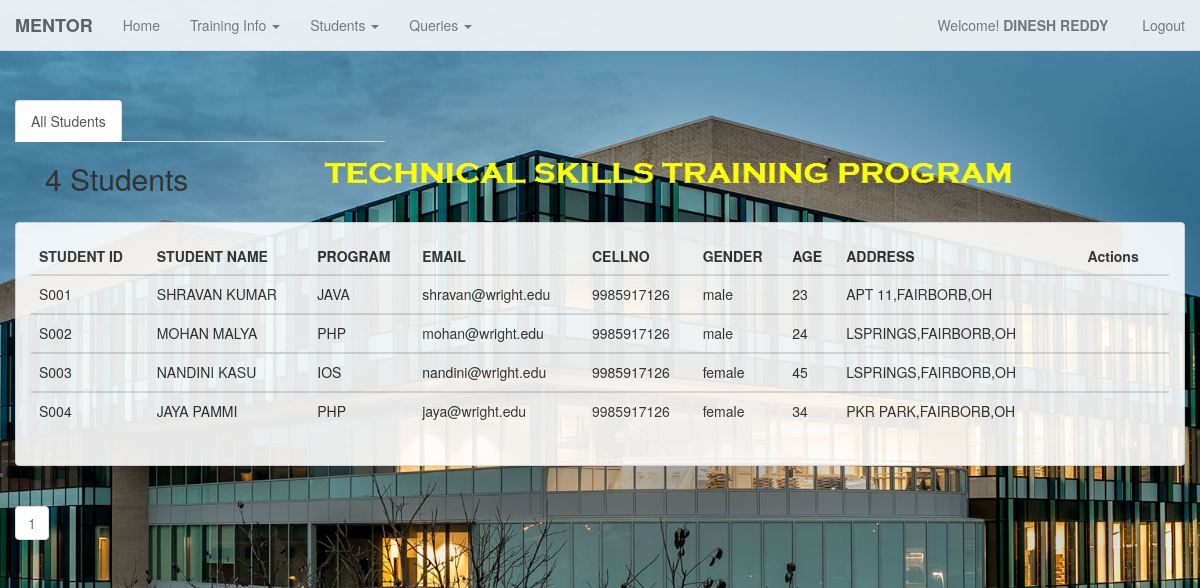
Page /TSTP/students_list.php (signed in) on the committed database.
### tables this page shows
CREATE TABLE IF NOT EXISTS `mentor` (
  `m_id` char(10) NOT NULL,
  `m_name` char(30) DEFAULT NULL,
  `m_email` char(30) DEFAULT NULL,
  `m_cellno` char(10) DEFAULT NULL,
  `m_gender` char(10) DEFAULT NULL,
  `m_salary` decimal(10,2) DEFAULT NULL
);

CREATE TABLE IF NOT EXISTS `student` (
  `s_id` char(10) NOT NULL,
  `s_name` char(30) DEFAULT NULL,
  `s_email` char(30) DEFAULT NULL,
  `s_cellno` char(10) DEFAULT NULL,
  `s_gender` char(10) DEFAULT NULL,
  `s_address` char(50) DEFAULT NULL,
  `s_age` int(11) DEFAULT NULL,
  `ADDED_DATE` date DEFAULT NULL
);

CREATE TABLE IF NOT EXISTS `program` (
  `p_id` char(10) NOT NULL,
  `p_name` char(30) DEFAULT NULL,
  `p_city` char(30) DEFAULT NULL,
  `p_state` char(2) DEFAULT NULL,
  `p_date` date DEFAULT NULL,
  `p_status` char(10) DEFAULT NULL,
  `p_fees` decimal(10,2) DEFAULT NULL
);

### TSTP/students_list.php (the view, shortened to what this page needs)
<?php
	include ('menu_mentor.php');
?>
<div class="container-fluid">
				<div class = "row" style ="margin-top:50px">
					<div class = "col-md-4">
						<ul class="nav nav-tabs">
							<li role="presentation" class="active"><a href="students_list.php">All Students</a></li>
						</ul>
					</div>
				</div>
	<div class="col-md-12">
			<div class = "col-md-10">
					<?php
											$endlimit = 10;
						  $welcome_view = "SELECT * FROM student";
						$welcome_viewed = mysql_query($welcome_view);
						$num_rows = mysql_num_rows($welcome_viewed);
								if($num_rows == 1){
								echo "<h2> $num_rows Student </h2>";
								}
								else
								echo "<h2> $num_rows Students </h2>";
					?>
			</div>
	</div>
<div class="container-fluid" style="margin-top:80px;">
	<div class = "row">
		<div class="panel panel-default">
			<div class="panel-body">
				<div class="table-responsive">
					<?php
						$sql = "SELECT * FROM student ";
						$qry=mysql_query($sql);
					?>
					<table class="table table-hover">
						<thead>
							<tr>
							    <th>STUDENT ID</th>
								<th>STUDENT NAME</th>
								<th>PROGRAM </th>
								<th>EMAIL</th>
								<th>CELLNO</th>
								<th>GENDER</th>
								<th>AGE</th>
								<th>ADDRESS</th>
								<th colspan=3 style="text-align:center">Actions</th>
							</tr>
						</thead>
						<?php
						while($rec=mysql_fetch_array($qry))
						{
						?>
						<tbody>
							<tr>
									<td>
										<?php echo $rec['s_id'] ?>
									</td>
									<td>
										<?php echo $rec['s_name'] ?>
									</td>
									<td>
										<?php
										$s_id = $rec['s_id'];
										$sql1 = "select * from program,attends where program.p_id = attends.p_id and attends.s_id = '$s_id'";
							           $qry1=mysql_query($sql1);
							           $rec1=mysql_fetch_array($qry1);
										echo $rec1['p_name'] ?>
									</td>
									<td>
										<?php echo $rec['s_email'] ?>
									</td>
									<td>
										<?php  echo $rec['s_cellno'] ?>
									</td>
									<td>
										<?php
										echo $rec['s_gender']
										?>
									</td>
									<td>
										<?php
										echo $rec['s_age']
										?>
									</td>
									<td>
										<?php
										echo $rec['s_address']
										?>
									</td>
									<td>
										<a href='student_profile.php?id=<?php echo $rec['s_id']?>' data-toggle="tooltip" data-placement="top" title="Profile"><span class="glyphicon glyphicon-list-alt" style="font-size:20px; color:red"></span></a>
									</td>
									<td>
										<a href='edit_student.php?id=<?php echo $rec['s_id']?>'data-toggle="tooltip" data-placement="top" title="Edit Information"><span class="glyphicon glyphicon-edit" style="font-size:20px; color:green"></span></a>
									</td>
									<td>
										<a href='student_stat.php?id=<?php echo $rec['s_id']?>' data-toggle="tooltip" data-placement="top" title="Delete Student"><span class="glyphicon glyphicon-trash" style="font-size:20px; color:red"></span></a>
									</td>
					<?php
						}
					?>
							</tr>
						</tbody>
					</table>
				</div>
			</div>
		</div>
	</div>
</div>
<?php
		$num_rows = mysql_num_rows($welcome_viewed);
		$total_pages = ceil($num_rows / $endlimit);
				for($i=1; $i<=$total_pages; $i++ )
					{
						 echo"<ul class='pagination '> <li>&nbsp<a href = 'students_list.php?page=".$i."'>".$i."</a></li></ul>";
					}
?>
</div>

### TSTP/menu_mentor.php (shortened to what this page needs)
<!DOCTYPE html>
<html lang="en">
  <head>
	<link href="bootstrap.min.css" rel="stylesheet">
  </head>
<body>
<div class="container-fluid">
	<?php
		$id=$_SESSION['m_id'];
		$result=mysql_query("select * from mentor where m_id ='$id'")or die(mysql_error);
		$row=mysql_fetch_array($result);
		$FirstName=$row['m_name'];
	?>
				<nav class="navbar navbar-default navbar-fixed-top" role="navigation">
				  <div class="container-fluid">
					<div class="navbar-header">
					  <strong><a class="navbar-brand" href="#">MENTOR</a></strong>
					</div>
					<div class="collapse navbar-collapse" id="bs-example-navbar-collapse-1">
					<ul class="nav navbar-nav">
						<li><a href="admin_mentor.php?id=<?php echo $row['m_id'];?>">Home</a></li>
						<li class="dropdown">
							<a href="#" class="dropdown-toggle" data-toggle="dropdown"> Training Info <span class="caret"></span></a>
						</li>
						<li class="dropdown">
							<a href="#" class="dropdown-toggle" data-toggle="dropdown"> Students <span class="caret"></span></a>
						</li>
						<li class="dropdown">
							<a href="#" class="dropdown-toggle" data-toggle="dropdown"> Queries <span class="caret"></span></a>
						</li>
					</ul>
					<ul class="nav navbar-nav navbar-right">
						<p class="navbar-text">Welcome! <strong><?php echo " ".$FirstName."&nbsp"; ?></strong></p>
							<li><p class="navbar-text"><a href="mentor_logout.php" class="navbar-link" title="Log Out">Logout</a></p></li>
					</ul>
					</div>
				  </div>
				</nav>
	</div>
  </body>
</html>

### TSTP/menu_mentor.php (style rules this page uses)
body { margin-top: 50px; margin-bottom: 50px; background: url('russ-logo.jpg') no-repeat center center fixed; -webkit-background-size: cover; -moz-background-size: cover; -o-background-size: cover; background-size: cover; }
.navbar-default { opacity: .9; }
.panel-default { opacity: .9; }

### rows in the picture
mentor: m_name "DINESH REDDY"
student: s_id "S001", s_name "SHRAVAN KUMAR", program.p_name "JAVA", s_email "shravan@wright.edu", s_cellno "9985917126", s_gender "male", s_age "23", s_address "APT 11,FAIRBORB,OH"
student: s_id "S002", s_name "MOHAN MALYA", program.p_name "PHP", s_email "mohan@wright.edu", s_cellno "9985917126", s_gender "male", s_age "24", s_address "LSPRINGS,FAIRBORB,OH"
student: s_id "S003", s_name "NANDINI KASU", program.p_name "IOS", s_email "nandini@wright.edu", s_cellno "9985917126", s_gender "female", s_age "45", s_address "LSPRINGS,FAIRBORB,OH"
student: s_id "S004", s_name "JAYA PAMMI", program.p_name "PHP", s_email "jaya@wright.edu", s_cellno "9985917126", s_gender "female", s_age "34", s_address "PKR PARK,FAIRBORB,OH"

### other values in the picture
$num_rows "4"
